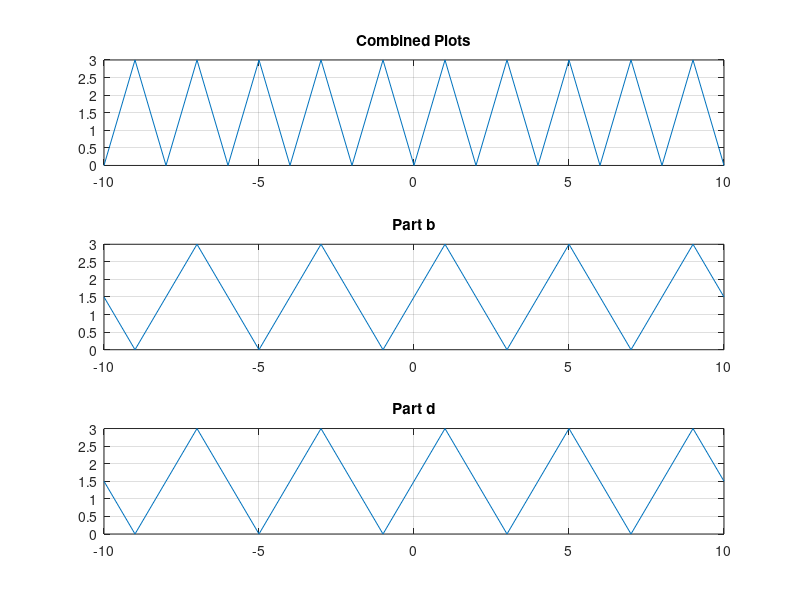

The MATLAB script that drew this image:
H = 1.5;
T = 2*pi*1/2;
t = -10:10;
x1 = H*sawtooth(T*t,1/2)+H;
subplot(3,1,1)
plot(t,x1)
title('Combined Plots');
grid on

x2 = H*sawtooth(T*((t+1)/2),1/2)+H;
subplot(3,1,2)
plot(t,x2)
title('Part b');
grid on

x4 = H*sawtooth(T*((t/2)+(1/2)),1/2)+H;
subplot(3,1,3)
plot(t,x4)
title('Part d');
grid on

